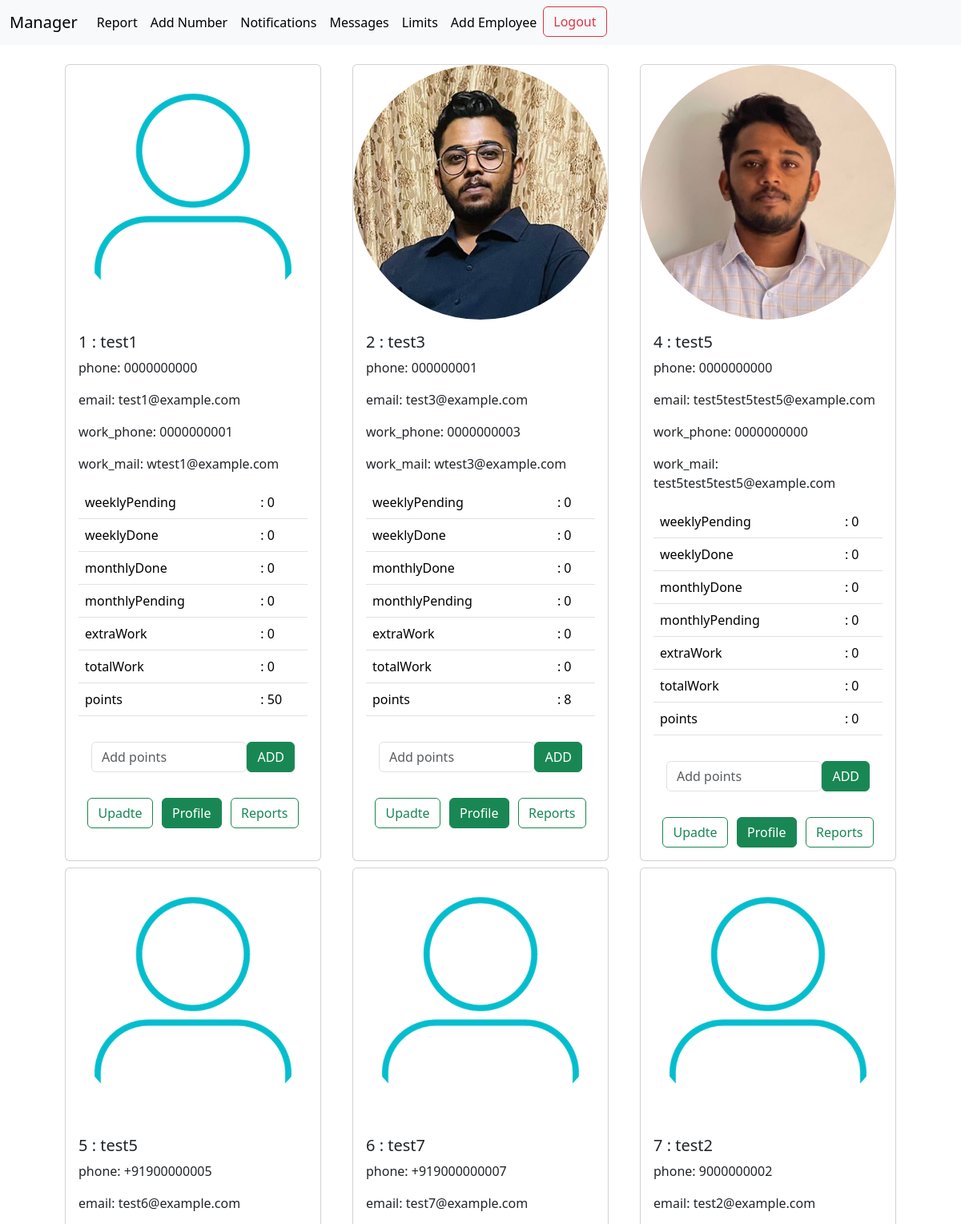
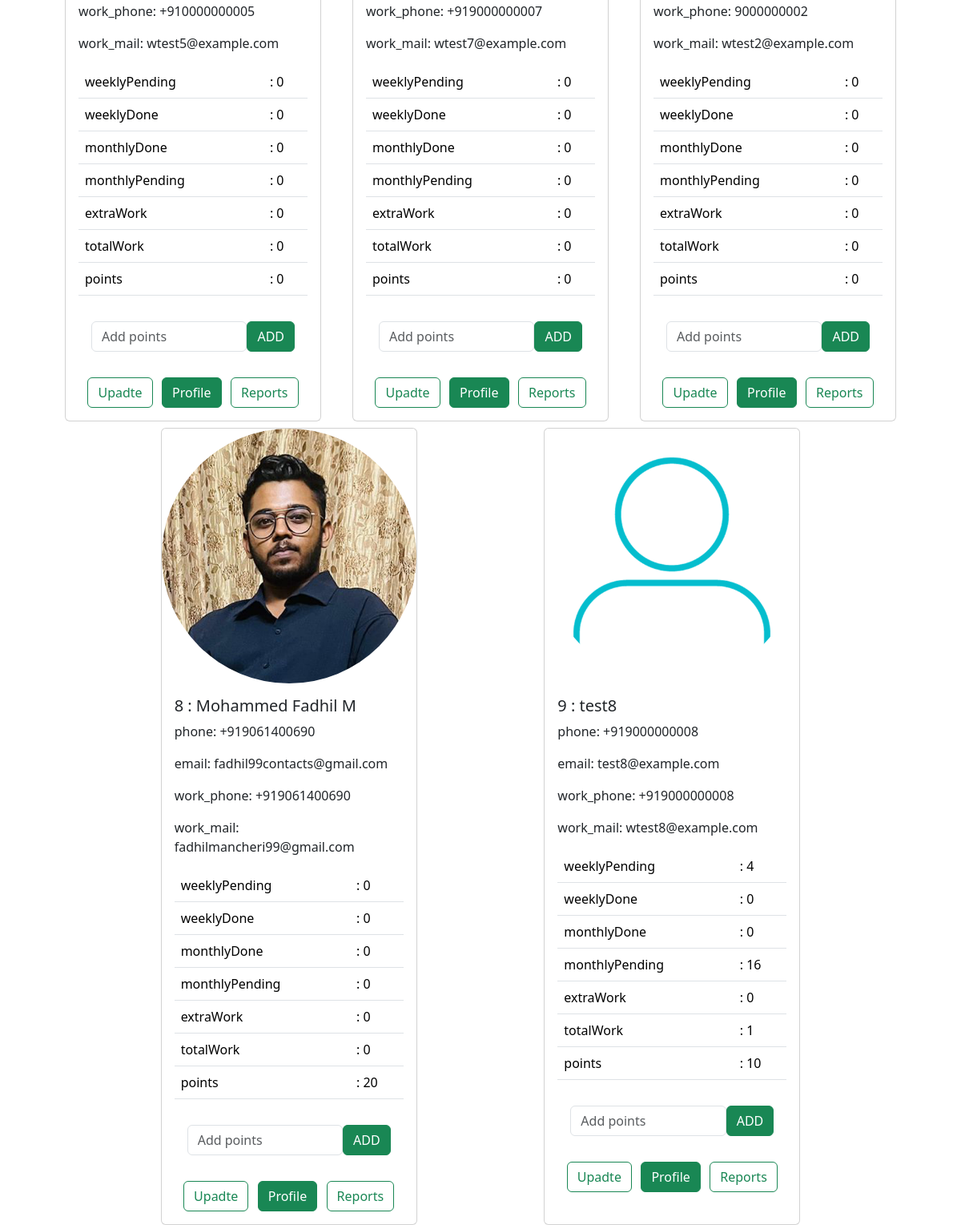
The app's page /manager/workflow (signed in) with its own data (2 pictures, top to bottom).
### manager/models.py (models this page shows, shortened)
class Employee(models.Model):
    user = models.OneToOneField(User, on_delete=models.CASCADE)
    name = models.CharField(max_length=150, blank=True, null=True)
    phone = models.CharField(max_length=15, blank=True, null=True)
    work_mail = models.EmailField(blank=True, null=True)
    work_phone = models.CharField(max_length=15, blank=True, null=True)
    profile_photo = models.ImageField(upload_to='profile_photos/', blank=True, null=True)
    in_service = models.BooleanField(default=True)
    weeklyPending = models.IntegerField(default=0)
    weeklyDone = models.IntegerField(default=0)
    monthlyDone = models.IntegerField(default=0)
    monthlyPending = models.IntegerField(default=0)
    extraWork = models.IntegerField(default=0)
    totalWork = models.IntegerField(default=0)
    points = models.IntegerField(default=0)
    last_modified = models.DateTimeField(blank=True)

### manager/views.py (the view)
# urls.py: path('workflow', workflow, name='workflow'),
@staff_member_required(login_url='login_with_otp')
def workflow(request):
    employee = Employee.objects.filter(in_service=True)
    context = {
        'employees':employee
    }
    return render(request, 'manager/workflow.html',context)

### templates/manager/workflow.html (shortened to what this page needs)
{% extends 'manager/base.html' %}
{% load static %}
{% block body %}
<div class="container mt-3 d-flex flex-wrap justify-content-evenly">
  {% for employee in employees %}
  <div class="card mt-2" style="width: 20rem;">
    <img src="{{employee.profile_photo.url}}" class="card-img-top rounded-circle" width='18rem' alt="{{employee.name}}">
    <div class="card-body">
      <h5 class="card-title">{{employee.id}} : {{employee.name}}</h5>
      <table class="table  table-hover">
        <p>phone: {{employee.phone}}</p>
        <p>email: {{employee.user.email}}</p>
        <p>work_phone: {{employee.work_phone}}</p>
        <p>work_mail: {{employee.work_mail}}</p>
        <tr>
          <td>weeklyPending</td>
          <td>: {{employee.weeklyPending}}</td>
        </tr>
        <tr>
          <td>weeklyDone </td>
          <td>: {{employee.weeklyDone}}</td>
        </tr>
        <tr>
          <td>monthlyDone </td>
          <td>: {{employee.monthlyDone}}</td>
        </tr>
        <tr>
          <td>monthlyPending </td>
          <td>: {{employee.monthlyPending}}</td>
        </tr>
        <tr>
          <td>extraWork </td>
          <td>: {{employee.extraWork}}</td>
        </tr>
        <tr>
          <td>totalWork </td>
          <td>: {{employee.totalWork}}</td>
        </tr>
        <tr>
          <td>points </td>
          <td>: {{employee.points}}</td>
        </tr>
      </table>
      <div class="card-body">
        <form class="d-flex justify-content-between" method="post" action="{% url 'addpoints' employee.id %}">
          <div class="form-group">
            <input type="number" placeholder="Add points" class="form-control" name="addpoints" id="points">
          </div>
          <button type="submit" class="btn btn-success">ADD</button>
        </form>
      </div>
      <div class="mt-3 d-flex justify-content-evenly">
        <a href="{% url 'employee_update' employee.id %}" class="btn btn-outline-success" >Upadte</a>
        <a href="{% url 'employeeprofile' employee.id %}" class="btn btn-success" >Profile</a>
        <a href="{% url 'reportpage' employee.id 'monthly' %}" class="btn btn-outline-success" >Reports</a>
      </div>
    </div>
  </div>
  {% endfor %}
</div>
{% endblock body %}

### templates/manager/base.html (shortened to what this page needs)
{% load static %}
<!DOCTYPE html>
<html lang="en">
<head>
    <link rel="stylesheet" href="{% static 'style/bootstrap.css' %}">
</head>
<body>
{% include 'manager/navbar.html' %}
{% include 'elements/modal.html' %}
    {% block body %}
    {% endblock body %}
</body>
<link rel="stylesheet" href="{% static 'js/bootstrap.js' %}">
<link href="https://cdn.jsdelivr.net/npm/bootstrap@5.3.2/dist/css/bootstrap.min.css" rel="stylesheet">
</html>

### templates/manager/navbar.html (shortened to what this page needs)
<nav class="navbar navbar-expand-lg sticky-top bg-body-tertiary">
    <div class="container-fluid">
      <a class="navbar-brand" href="{% url 'manager' %}">Manager</a>
      <div class="collapse navbar-collapse" id="navbarScroll">
        <ul class="navbar-nav me-auto my-2 my-lg-0 navbar-nav-scroll" style="--bs-scroll-height: 100px;">
          <li class="nav-item">
            <a class="nav-link active" aria-current="page" href="{% url 'reportpage' 0 'daily' %}" >Report</a>
          </li>
          <li class="nav-item">
            <a class="nav-link active" aria-current="page" href="{% url 'uploadnumber' %}" >Add Number</a>
          </li>
          <li class="nav-item">
            <a class="nav-link active" aria-current="page" href="{% url 'notifications' %}" >Notifications</a>
          </li>
          <li class="nav-item">
            <a class="nav-link active" aria-current="page" href="{% url 'inbox_message' %}" >Messages</a>
          </li>
          <li class="nav-item">
            <a class="nav-link active" aria-current="page" href="{% url 'limits' %}" >Limits</a>
          </li>
          <li class="nav-item">
            <a class="nav-link active" aria-current="page" href="{% url 'registration' %}" >Add Employee</a>
          </li>
          <li class="nav-item">
            <a class="btn btn-outline-danger" aria-current="page" href="{% url 'logout' %}" >Logout</a>
          </li>
        </ul>
      </div>
    </div>
  </nav>

### templates/elements/modal.html (shortened to what this page needs)
<!DOCTYPE html>
<html lang="en">
<head>
</head>
<body>
</body>
</html>

### records on screen
Employee: profile_photo (placeholder picture), id "1", name "test1", phone "0000000000", user.email "test1@example.com", work_phone "0000000001", work_mail "wtest1@example.com", weeklyPending "0", weeklyDone "0", monthlyDone "0", monthlyPending "0", extraWork "0", totalWork "0", points "50"
Employee: profile_photo (picture), id "2", name "test3", phone "000000001", user.email "test3@example.com", work_phone "0000000003", work_mail "wtest3@example.com", weeklyPending "0", weeklyDone "0", monthlyDone "0", monthlyPending "0", extraWork "0", totalWork "0", points "8"
Employee: profile_photo (picture), id "4", name "test5", phone "0000000000", user.email "test5test5test5@example.com", work_phone "0000000000", work_mail "test5test5test5@example.com", weeklyPending "0", weeklyDone "0", monthlyDone "0", monthlyPending "0", extraWork "0", totalWork "0", points "0"
Employee: profile_photo (placeholder picture), id "5", name "test5", phone "+91900000005", user.email "test6@example.com", work_phone "+910000000005", work_mail "wtest5@example.com", weeklyPending "0", weeklyDone "0", monthlyDone "0", monthlyPending "0", extraWork "0", totalWork "0", points "0"
Employee: profile_photo (placeholder picture), id "6", name "test7", phone "+919000000007", user.email "test7@example.com", work_phone "+919000000007", work_mail "wtest7@example.com", weeklyPending "0", weeklyDone "0", monthlyDone "0", monthlyPending "0", extraWork "0", totalWork "0", points "0"
Employee: profile_photo (placeholder picture), id "7", name "test2", phone "9000000002", user.email "test2@example.com", work_phone "9000000002", work_mail "wtest2@example.com", weeklyPending "0", weeklyDone "0", monthlyDone "0", monthlyPending "0", extraWork "0", totalWork "0", points "0"
Employee: profile_photo (picture), id "8", name "Mohammed Fadhil M", phone "+919061400690", user.email "fadhil99contacts@gmail.com", work_phone "+919061400690", work_mail "fadhilmancheri99@gmail.com", weeklyPending "0", weeklyDone "0", monthlyDone "0", monthlyPending "0", extraWork "0", totalWork "0", points "20"
Employee: profile_photo (placeholder picture), id "9", name "test8", phone "+919000000008", user.email "test8@example.com", work_phone "+919000000008", work_mail "wtest8@example.com", weeklyPending "4", weeklyDone "0", monthlyDone "0", monthlyPending "16", extraWork "0", totalWork "1", points "10"
